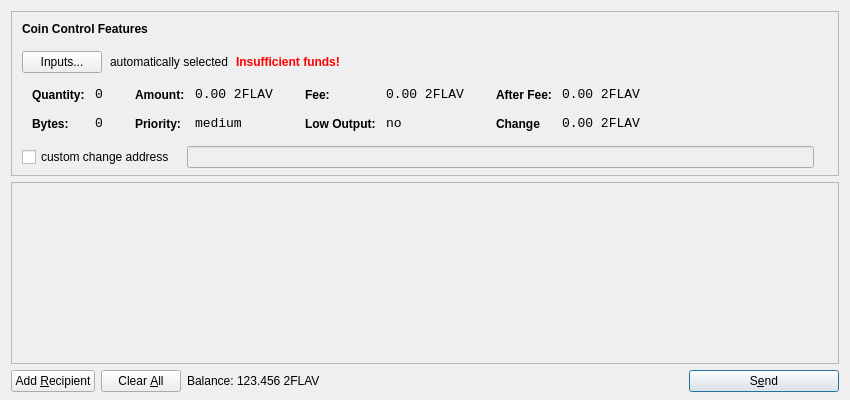
<?xml version="1.0" encoding="UTF-8"?>
<ui version="4.0">
 <class>SendCoinsDialog</class>
 <widget class="QDialog" name="SendCoinsDialog">
  <property name="geometry">
   <rect>
    <x>0</x>
    <y>0</y>
    <width>850</width>
    <height>400</height>
   </rect>
  </property>
  <property name="windowTitle">
   <string>Send Coins</string>
  </property>
  <layout class="QVBoxLayout" name="verticalLayout" stretch="0,1,0">
   <property name="bottomMargin">
    <number>8</number>
   </property>
   <item>
    <widget class="QFrame" name="frameCoinControl">
     <property name="sizePolicy">
      <sizepolicy hsizetype="Expanding" vsizetype="Expanding">
       <horstretch>0</horstretch>
       <verstretch>0</verstretch>
      </sizepolicy>
     </property>
     <property name="maximumSize">
      <size>
       <width>16777215</width>
       <height>16777215</height>
      </size>
     </property>
     <property name="frameShape">
      <enum>QFrame::StyledPanel</enum>
     </property>
     <property name="frameShadow">
      <enum>QFrame::Sunken</enum>
     </property>
     <layout class="QVBoxLayout" name="verticalLayoutCoinControl2">
      <property name="spacing">
       <number>6</number>
      </property>
      <property name="leftMargin">
       <number>0</number>
      </property>
      <property name="topMargin">
       <number>0</number>
      </property>
      <property name="rightMargin">
       <number>0</number>
      </property>
      <property name="bottomMargin">
       <number>6</number>
      </property>
      <item>
       <layout class="QVBoxLayout" name="verticalLayoutCoinControl" stretch="0,0,0,0,1">
        <property name="spacing">
         <number>0</number>
        </property>
        <property name="leftMargin">
         <number>10</number>
        </property>
        <property name="topMargin">
         <number>10</number>
        </property>
        <item>
         <layout class="QHBoxLayout" name="horizontalLayoutCoinControl1">
          <property name="bottomMargin">
           <number>15</number>
          </property>
          <item>
           <widget class="QLabel" name="labelCoinControlFeatures">
            <property name="sizePolicy">
             <sizepolicy hsizetype="Preferred" vsizetype="Maximum">
              <horstretch>0</horstretch>
              <verstretch>0</verstretch>
             </sizepolicy>
            </property>
            <property name="font">
             <font>
              <weight>75</weight>
              <bold>true</bold>
             </font>
            </property>
            <property name="styleSheet">
             <string notr="true">font-weight:bold;</string>
            </property>
            <property name="text">
             <string>Coin Control Features</string>
            </property>
           </widget>
          </item>
         </layout>
        </item>
        <item>
         <layout class="QHBoxLayout" name="horizontalLayoutCoinControl2" stretch="0,0,0,0">
          <property name="spacing">
           <number>8</number>
          </property>
          <property name="bottomMargin">
           <number>10</number>
          </property>
          <item>
           <widget class="QPushButton" name="pushButtonCoinControl">
            <property name="styleSheet">
             <string notr="true"/>
            </property>
            <property name="text">
             <string>Inputs...</string>
            </property>
           </widget>
          </item>
          <item>
           <widget class="QLabel" name="labelCoinControlAutomaticallySelected">
            <property name="text">
             <string>automatically selected</string>
            </property>
            <property name="margin">
             <number>5</number>
            </property>
           </widget>
          </item>
          <item>
           <widget class="QLabel" name="labelCoinControlInsuffFunds">
            <property name="font">
             <font>
              <weight>75</weight>
              <bold>true</bold>
             </font>
            </property>
            <property name="styleSheet">
             <string notr="true">color:red;font-weight:bold;</string>
            </property>
            <property name="text">
             <string>Insufficient funds!</string>
            </property>
            <property name="margin">
             <number>5</number>
            </property>
           </widget>
          </item>
          <item>
           <spacer name="horizontalSpacerCoinControl">
            <property name="orientation">
             <enum>Qt::Horizontal</enum>
            </property>
            <property name="sizeHint" stdset="0">
             <size>
              <width>40</width>
              <height>1</height>
             </size>
            </property>
           </spacer>
          </item>
         </layout>
        </item>
        <item>
         <widget class="QWidget" name="widgetCoinControl" native="true">
          <property name="sizePolicy">
           <sizepolicy hsizetype="Preferred" vsizetype="Preferred">
            <horstretch>0</horstretch>
            <verstretch>0</verstretch>
           </sizepolicy>
          </property>
          <property name="minimumSize">
           <size>
            <width>0</width>
            <height>0</height>
           </size>
          </property>
          <property name="styleSheet">
           <string notr="true"/>
          </property>
          <layout class="QHBoxLayout" name="horizontalLayoutCoinControl5">
           <property name="margin">
            <number>0</number>
           </property>
           <item>
            <layout class="QHBoxLayout" name="horizontalLayoutCoinControl3" stretch="0,0,0,1">
             <property name="spacing">
              <number>20</number>
             </property>
             <property name="topMargin">
              <number>0</number>
             </property>
             <property name="bottomMargin">
              <number>10</number>
             </property>
             <item>
              <layout class="QFormLayout" name="formLayoutCoinControl1">
               <property name="horizontalSpacing">
                <number>10</number>
               </property>
               <property name="verticalSpacing">
                <number>14</number>
               </property>
               <property name="leftMargin">
                <number>10</number>
               </property>
               <property name="topMargin">
                <number>4</number>
               </property>
               <property name="rightMargin">
                <number>6</number>
               </property>
               <item row="0" column="0">
                <widget class="QLabel" name="labelCoinControlQuantityText">
                 <property name="styleSheet">
                  <string notr="true">font-weight:bold;</string>
                 </property>
                 <property name="text">
                  <string>Quantity:</string>
                 </property>
                 <property name="margin">
                  <number>0</number>
                 </property>
                </widget>
               </item>
               <item row="0" column="1">
                <widget class="QLabel" name="labelCoinControlQuantity">
                 <property name="font">
                  <font>
                   <family>Monospace</family>
                   <pointsize>10</pointsize>
                  </font>
                 </property>
                 <property name="cursor">
                  <cursorShape>IBeamCursor</cursorShape>
                 </property>
                 <property name="contextMenuPolicy">
                  <enum>Qt::ActionsContextMenu</enum>
                 </property>
                 <property name="text">
                  <string>0</string>
                 </property>
                 <property name="margin">
                  <number>0</number>
                 </property>
                 <property name="textInteractionFlags">
                  <set>Qt::LinksAccessibleByMouse|Qt::TextSelectableByKeyboard|Qt::TextSelectableByMouse</set>
                 </property>
                </widget>
               </item>
               <item row="1" column="0">
                <widget class="QLabel" name="labelCoinControlBytesText">
                 <property name="styleSheet">
                  <string notr="true">font-weight:bold;</string>
                 </property>
                 <property name="text">
                  <string>Bytes:</string>
                 </property>
                </widget>
               </item>
               <item row="1" column="1">
                <widget class="QLabel" name="labelCoinControlBytes">
                 <property name="font">
                  <font>
                   <family>Monospace</family>
                   <pointsize>10</pointsize>
                  </font>
                 </property>
                 <property name="cursor">
                  <cursorShape>IBeamCursor</cursorShape>
                 </property>
                 <property name="contextMenuPolicy">
                  <enum>Qt::ActionsContextMenu</enum>
                 </property>
                 <property name="text">
                  <string>0</string>
                 </property>
                 <property name="textInteractionFlags">
                  <set>Qt::LinksAccessibleByMouse|Qt::TextSelectableByKeyboard|Qt::TextSelectableByMouse</set>
                 </property>
                </widget>
               </item>
              </layout>
             </item>
             <item>
              <layout class="QFormLayout" name="formLayoutCoinControl2">
               <property name="horizontalSpacing">
                <number>10</number>
               </property>
               <property name="verticalSpacing">
                <number>14</number>
               </property>
               <property name="leftMargin">
                <number>6</number>
               </property>
               <property name="topMargin">
                <number>4</number>
               </property>
               <property name="rightMargin">
                <number>6</number>
               </property>
               <item row="0" column="0">
                <widget class="QLabel" name="labelCoinControlAmountText">
                 <property name="styleSheet">
                  <string notr="true">font-weight:bold;</string>
                 </property>
                 <property name="text">
                  <string>Amount:</string>
                 </property>
                 <property name="margin">
                  <number>0</number>
                 </property>
                </widget>
               </item>
               <item row="0" column="1">
                <widget class="QLabel" name="labelCoinControlAmount">
                 <property name="font">
                  <font>
                   <family>Monospace</family>
                   <pointsize>10</pointsize>
                  </font>
                 </property>
                 <property name="cursor">
                  <cursorShape>IBeamCursor</cursorShape>
                 </property>
                 <property name="contextMenuPolicy">
                  <enum>Qt::ActionsContextMenu</enum>
                 </property>
                 <property name="text">
                  <string>0.00 2FLAV</string>
                 </property>
                 <property name="textInteractionFlags">
                  <set>Qt::LinksAccessibleByMouse|Qt::TextSelectableByKeyboard|Qt::TextSelectableByMouse</set>
                 </property>
                </widget>
               </item>
               <item row="1" column="0">
                <widget class="QLabel" name="labelCoinControlPriorityText">
                 <property name="styleSheet">
                  <string notr="true">font-weight:bold;</string>
                 </property>
                 <property name="text">
                  <string>Priority:</string>
                 </property>
                </widget>
               </item>
               <item row="1" column="1">
                <widget class="QLabel" name="labelCoinControlPriority">
                 <property name="font">
                  <font>
                   <family>Monospace</family>
                   <pointsize>10</pointsize>
                  </font>
                 </property>
                 <property name="cursor">
                  <cursorShape>IBeamCursor</cursorShape>
                 </property>
                 <property name="contextMenuPolicy">
                  <enum>Qt::ActionsContextMenu</enum>
                 </property>
                 <property name="text">
                  <string>medium</string>
                 </property>
                 <property name="textInteractionFlags">
                  <set>Qt::LinksAccessibleByMouse|Qt::TextSelectableByKeyboard|Qt::TextSelectableByMouse</set>
                 </property>
                </widget>
               </item>
              </layout>
             </item>
             <item>
              <layout class="QFormLayout" name="formLayoutCoinControl3">
               <property name="horizontalSpacing">
                <number>10</number>
               </property>
               <property name="verticalSpacing">
                <number>14</number>
               </property>
               <property name="leftMargin">
                <number>6</number>
               </property>
               <property name="topMargin">
                <number>4</number>
               </property>
               <property name="rightMargin">
                <number>6</number>
               </property>
               <item row="0" column="0">
                <widget class="QLabel" name="labelCoinControlFeeText">
                 <property name="styleSheet">
                  <string notr="true">font-weight:bold;</string>
                 </property>
                 <property name="text">
                  <string>Fee:</string>
                 </property>
                 <property name="margin">
                  <number>0</number>
                 </property>
                </widget>
               </item>
               <item row="0" column="1">
                <widget class="QLabel" name="labelCoinControlFee">
                 <property name="font">
                  <font>
                   <family>Monospace</family>
                   <pointsize>10</pointsize>
                  </font>
                 </property>
                 <property name="cursor">
                  <cursorShape>IBeamCursor</cursorShape>
                 </property>
                 <property name="contextMenuPolicy">
                  <enum>Qt::ActionsContextMenu</enum>
                 </property>
                 <property name="text">
                  <string>0.00 2FLAV</string>
                 </property>
                 <property name="textInteractionFlags">
                  <set>Qt::LinksAccessibleByMouse|Qt::TextSelectableByKeyboard|Qt::TextSelectableByMouse</set>
                 </property>
                </widget>
               </item>
               <item row="1" column="0">
                <widget class="QLabel" name="labelCoinControlLowOutputText">
                 <property name="styleSheet">
                  <string notr="true">font-weight:bold;</string>
                 </property>
                 <property name="text">
                  <string>Low Output:</string>
                 </property>
                </widget>
               </item>
               <item row="1" column="1">
                <widget class="QLabel" name="labelCoinControlLowOutput">
                 <property name="font">
                  <font>
                   <family>Monospace</family>
                   <pointsize>10</pointsize>
                  </font>
                 </property>
                 <property name="cursor">
                  <cursorShape>IBeamCursor</cursorShape>
                 </property>
                 <property name="contextMenuPolicy">
                  <enum>Qt::ActionsContextMenu</enum>
                 </property>
                 <property name="text">
                  <string>no</string>
                 </property>
                 <property name="textInteractionFlags">
                  <set>Qt::LinksAccessibleByMouse|Qt::TextSelectableByKeyboard|Qt::TextSelectableByMouse</set>
                 </property>
                </widget>
               </item>
              </layout>
             </item>
             <item>
              <layout class="QFormLayout" name="formLayoutCoinControl4">
               <property name="horizontalSpacing">
                <number>10</number>
               </property>
               <property name="verticalSpacing">
                <number>14</number>
               </property>
               <property name="leftMargin">
                <number>6</number>
               </property>
               <property name="topMargin">
                <number>4</number>
               </property>
               <property name="rightMargin">
                <number>6</number>
               </property>
               <item row="0" column="0">
                <widget class="QLabel" name="labelCoinControlAfterFeeText">
                 <property name="styleSheet">
                  <string notr="true">font-weight:bold;</string>
                 </property>
                 <property name="text">
                  <string>After Fee:</string>
                 </property>
                 <property name="margin">
                  <number>0</number>
                 </property>
                </widget>
               </item>
               <item row="0" column="1">
                <widget class="QLabel" name="labelCoinControlAfterFee">
                 <property name="font">
                  <font>
                   <family>Monospace</family>
                   <pointsize>10</pointsize>
                  </font>
                 </property>
                 <property name="cursor">
                  <cursorShape>IBeamCursor</cursorShape>
                 </property>
                 <property name="contextMenuPolicy">
                  <enum>Qt::ActionsContextMenu</enum>
                 </property>
                 <property name="text">
                  <string>0.00 2FLAV</string>
                 </property>
                 <property name="textInteractionFlags">
                  <set>Qt::LinksAccessibleByMouse|Qt::TextSelectableByKeyboard|Qt::TextSelectableByMouse</set>
                 </property>
                </widget>
               </item>
               <item row="1" column="0">
                <widget class="QLabel" name="labelCoinControlChangeText">
                 <property name="styleSheet">
                  <string notr="true">font-weight:bold;</string>
                 </property>
                 <property name="text">
                  <string>Change</string>
                 </property>
                </widget>
               </item>
               <item row="1" column="1">
                <widget class="QLabel" name="labelCoinControlChange">
                 <property name="font">
                  <font>
                   <family>Monospace</family>
                   <pointsize>10</pointsize>
                  </font>
                 </property>
                 <property name="cursor">
                  <cursorShape>IBeamCursor</cursorShape>
                 </property>
                 <property name="contextMenuPolicy">
                  <enum>Qt::ActionsContextMenu</enum>
                 </property>
                 <property name="text">
                  <string>0.00 2FLAV</string>
                 </property>
                 <property name="textInteractionFlags">
                  <set>Qt::LinksAccessibleByMouse|Qt::TextSelectableByKeyboard|Qt::TextSelectableByMouse</set>
                 </property>
                </widget>
               </item>
              </layout>
             </item>
            </layout>
           </item>
          </layout>
         </widget>
        </item>
        <item>
         <layout class="QHBoxLayout" name="horizontalLayoutCoinControl4" stretch="0,0,0">
          <property name="spacing">
           <number>12</number>
          </property>
          <property name="sizeConstraint">
           <enum>QLayout::SetDefaultConstraint</enum>
          </property>
          <property name="topMargin">
           <number>5</number>
          </property>
          <property name="rightMargin">
           <number>5</number>
          </property>
          <item>
           <widget class="QCheckBox" name="checkBoxCoinControlChange">
            <property name="text">
             <string>custom change address</string>
            </property>
           </widget>
          </item>
          <item>
           <widget class="QLineEdit" name="lineEditCoinControlChange">
            <property name="enabled">
             <bool>false</bool>
            </property>
            <property name="sizePolicy">
             <sizepolicy hsizetype="Expanding" vsizetype="Fixed">
              <horstretch>0</horstretch>
              <verstretch>0</verstretch>
             </sizepolicy>
            </property>
           </widget>
          </item>
          <item>
           <widget class="QLabel" name="labelCoinControlChangeLabel">
            <property name="sizePolicy">
             <sizepolicy hsizetype="Preferred" vsizetype="Expanding">
              <horstretch>0</horstretch>
              <verstretch>0</verstretch>
             </sizepolicy>
            </property>
            <property name="minimumSize">
             <size>
              <width>0</width>
              <height>0</height>
             </size>
            </property>
            <property name="text">
             <string/>
            </property>
            <property name="margin">
             <number>3</number>
            </property>
           </widget>
          </item>
         </layout>
        </item>
        <item>
         <spacer name="verticalSpacerCoinControl">
          <property name="orientation">
           <enum>Qt::Vertical</enum>
          </property>
          <property name="sizeHint" stdset="0">
           <size>
            <width>800</width>
            <height>1</height>
           </size>
          </property>
         </spacer>
        </item>
       </layout>
      </item>
     </layout>
    </widget>
   </item>
   <item>
    <widget class="QScrollArea" name="scrollArea">
     <property name="widgetResizable">
      <bool>true</bool>
     </property>
     <widget class="QWidget" name="scrollAreaWidgetContents">
      <property name="geometry">
       <rect>
        <x>0</x>
        <y>0</y>
        <width>830</width>
        <height>162</height>
       </rect>
      </property>
      <layout class="QVBoxLayout" name="verticalLayout_2">
       <property name="margin">
        <number>0</number>
       </property>
       <item>
        <layout class="QVBoxLayout" name="entries">
         <property name="spacing">
          <number>6</number>
         </property>
        </layout>
       </item>
       <item>
        <spacer name="verticalSpacer">
         <property name="orientation">
          <enum>Qt::Vertical</enum>
         </property>
         <property name="sizeHint" stdset="0">
          <size>
           <width>20</width>
           <height>40</height>
          </size>
         </property>
        </spacer>
       </item>
      </layout>
     </widget>
    </widget>
   </item>
   <item>
    <layout class="QHBoxLayout" name="horizontalLayout">
     <item>
      <widget class="QPushButton" name="addButton">
       <property name="toolTip">
        <string>Send to multiple recipients at once</string>
       </property>
       <property name="text">
        <string>Add &amp;Recipient</string>
       </property>
       <property name="icon">
        <iconset resource="../bitcoin.qrc">
         <normaloff>:/icons/add</normaloff>:/icons/add</iconset>
       </property>
       <property name="autoDefault">
        <bool>false</bool>
       </property>
      </widget>
     </item>
     <item>
      <widget class="QPushButton" name="clearButton">
       <property name="sizePolicy">
        <sizepolicy hsizetype="Minimum" vsizetype="Fixed">
         <horstretch>0</horstretch>
         <verstretch>0</verstretch>
        </sizepolicy>
       </property>
       <property name="toolTip">
        <string>Remove all transaction fields</string>
       </property>
       <property name="text">
        <string>Clear &amp;All</string>
       </property>
       <property name="icon">
        <iconset resource="../bitcoin.qrc">
         <normaloff>:/icons/remove</normaloff>:/icons/remove</iconset>
       </property>
       <property name="autoRepeatDelay">
        <number>300</number>
       </property>
       <property name="autoDefault">
        <bool>false</bool>
       </property>
      </widget>
     </item>
     <item>
      <layout class="QHBoxLayout" name="horizontalLayout_2">
       <property name="spacing">
        <number>3</number>
       </property>
       <item>
        <widget class="QLabel" name="label">
         <property name="sizePolicy">
          <sizepolicy hsizetype="Preferred" vsizetype="Fixed">
           <horstretch>0</horstretch>
           <verstretch>0</verstretch>
          </sizepolicy>
         </property>
         <property name="text">
          <string>Balance:</string>
         </property>
        </widget>
       </item>
       <item>
        <widget class="QLabel" name="labelBalance">
         <property name="sizePolicy">
          <sizepolicy hsizetype="Preferred" vsizetype="Fixed">
           <horstretch>0</horstretch>
           <verstretch>0</verstretch>
          </sizepolicy>
         </property>
         <property name="cursor">
          <cursorShape>IBeamCursor</cursorShape>
         </property>
         <property name="text">
          <string>123.456 2FLAV</string>
         </property>
         <property name="textInteractionFlags">
          <set>Qt::LinksAccessibleByMouse|Qt::TextSelectableByKeyboard|Qt::TextSelectableByMouse</set>
         </property>
        </widget>
       </item>
      </layout>
     </item>
     <item>
      <spacer name="horizontalSpacer">
       <property name="orientation">
        <enum>Qt::Horizontal</enum>
       </property>
       <property name="sizeHint" stdset="0">
        <size>
         <width>40</width>
         <height>20</height>
        </size>
       </property>
      </spacer>
     </item>
     <item>
      <widget class="QPushButton" name="sendButton">
       <property name="minimumSize">
        <size>
         <width>150</width>
         <height>0</height>
        </size>
       </property>
       <property name="toolTip">
        <string>Confirm the send action</string>
       </property>
       <property name="text">
        <string>S&amp;end</string>
       </property>
       <property name="icon">
        <iconset resource="../bitcoin.qrc">
         <normaloff>:/icons/send</normaloff>:/icons/send</iconset>
       </property>
       <property name="default">
        <bool>true</bool>
       </property>
      </widget>
     </item>
    </layout>
   </item>
  </layout>
 </widget>
 <resources>
  <include location="../bitcoin.qrc"/>
 </resources>
 <connections/>
</ui>
